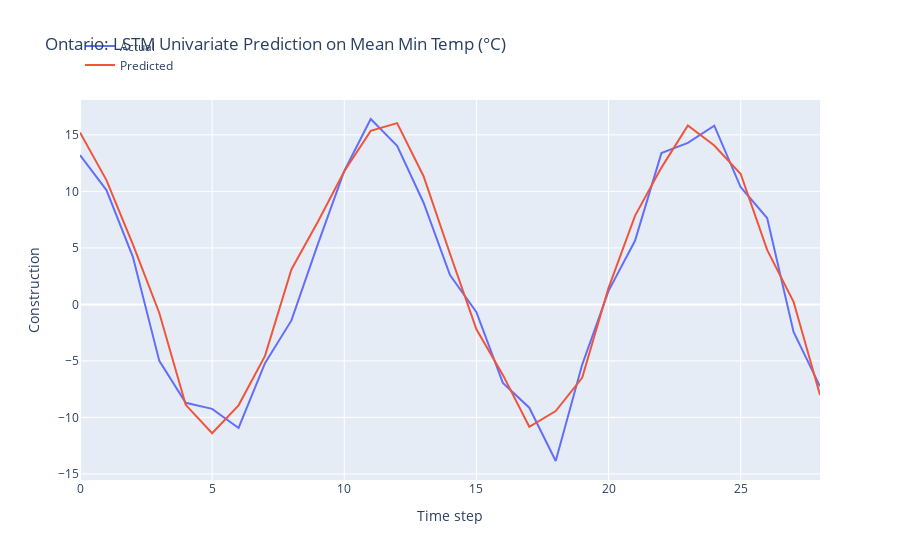

Here is the notebook cell this chart was saved with:
### Markdown cell above
LSTM Model Development

### Code cell
n_features = 1
X_train = X_train.reshape(X_train.shape[0], X_train.shape[1], n_features)

# define model
model = Sequential()
model.add(LSTM(50, activation='relu', input_shape=(n_steps, n_features)))
model.add(Dense(1))

# model = Sequential()
# model.add(LSTM(100, activation='relu', input_shape=(n_steps, n_features), kernel_regularizer=L2(0.001), return_sequences=True))
# model.add(LSTM(50, activation='relu', kernel_regularizer=L2(0.01)))
# model.add(Dense(1))

def r_squared(y_true, y_pred):
    SS_res =  K.sum(K.square(y_true - y_pred)) 
    SS_tot = K.sum(K.square(y_true - K.mean(y_true))) 
    return ( 1 - SS_res/(SS_tot + K.epsilon()) )

# Compile the model
model.compile(optimizer='adam', 
              loss='mse',
              metrics=[r_squared])

early_stopping = EarlyStopping(monitor='loss', patience=5, restore_best_weights=True)

# fit model
history = model.fit(X_train, y_train, 
          epochs = 20,
          batch_size = 32,
          verbose = 0,
          callbacks=[early_stopping])

# Obtain the MSE and R-squared from the last epoch
last_epoch_mse = history.history['loss'][-1]
last_epoch_r_squared = history.history['r_squared'][-1]

# Print the MSE and R-squared
print("Mean Squared Error (MSE) from the last epoch:", last_epoch_mse)
print("R-squared from the last epoch:", last_epoch_r_squared)

# plot loss and r2 score
plt.figure(figsize=(10, 6))

# Plot train loss
plt.plot(history.history['loss'], label='Train Loss')

# Plot train R-squared score
plt.plot(history.history['r_squared'], label='Train R2')

plt.title('Model Training Loss and R-squared Score')
plt.xlabel('Epochs')
plt.ylabel('Value')
plt.legend()
plt.grid(True)
plt.show()

# Evaluate the model
loss = model.evaluate(X_test, y_test)
print("MSE and R_squared:", loss)

# make prediction on test data
X_test = X_test.reshape(X_test.shape[0], X_test.shape[1], n_features)
y_pred = model.predict(X_test)

# Print the first 5 predictions and actual values
print("Predictions:")
flattened_predictions = [pred[0] for pred in y_pred[:10]]
print(flattened_predictions)
# print(y_pred[:10].tolist())
print("Actual values:")
rounded_actual_values = [round(value, len(str(prediction).split('.')[1])) for value, prediction in zip(y_test[:10], flattened_predictions)]
print(rounded_actual_values)

# plot the actual and predicted values for test data
trace1 = go.Scatter(x=np.arange(len(y_test)), y=y_test.flatten(), mode='lines', name='Actual')
trace2 = go.Scatter(x=np.arange(len(y_pred)), y=y_pred.flatten(), mode='lines', name='Predicted')

# Create layout
layout = go.Layout(
    title='Ontario: LSTM Univariate Prediction on Mean Min Temp (°C)',
    xaxis=dict(title='Time step'),
    yaxis=dict(title='Construction'),
    legend=dict(x=0, y=1.18)
)

# Create figure
fig = go.Figure(data=[trace1, trace2], layout=layout)

# Show plot
fig.show()

### Figure 1 — Plotly figure (JSON) as saved in the notebook; plotly's stock layout.template omitted (floating-point values rounded to 4 significant figures)
{"data": [{"mode": "lines", "name": "Actual", "type": "scatter", "x": [0, 1, 2, 3, 4, 5, 6, 7, 8, 9, 10, 11, 12, 13, 14, 15, 16, 17, 18, 19, 20, 21, 22, 23, 24, 25, 26, 27, 28], "y": [13.2, 10.12, 4.215, -4.997, -8.709, -9.24, -10.93, -5.198, -1.418, 5.332, 11.81, 16.4, 14.04, 8.995, 2.598, -0.6963, -6.946, -9.139, -13.86, -5.346, 1.202, 5.63, 13.39, 14.29, 15.81, 10.36, 7.642, -2.433, -7.257]}, {"mode": "lines", "name": "Predicted", "type": "scatter", "x": [0, 1, 2, 3, 4, 5, 6, 7, 8, 9, 10, 11, 12, 13, 14, 15, 16, 17, 18, 19, 20, 21, 22, 23, 24, 25, 26, 27, 28], "y": [15.21, 11.0, 5.311, -0.7618, -8.885, -11.4, -8.93, -4.555, 3.095, 7.315, 11.79, 15.35, 16.04, 11.34, 4.477, -2.209, -6.24, -10.83, -9.436, -6.498, 1.469, 7.831, 12.1, 15.82, 14.05, 11.53, 4.817, 0.2308, -8.013]}], "layout": {"legend": {"x": 0, "y": 1.18}, "title": {"text": "Ontario: LSTM Univariate Prediction on Mean Min Temp (°C)"}, "xaxis": {"title": {"text": "Time step"}}, "yaxis": {"title": {"text": "Construction"}}}}
